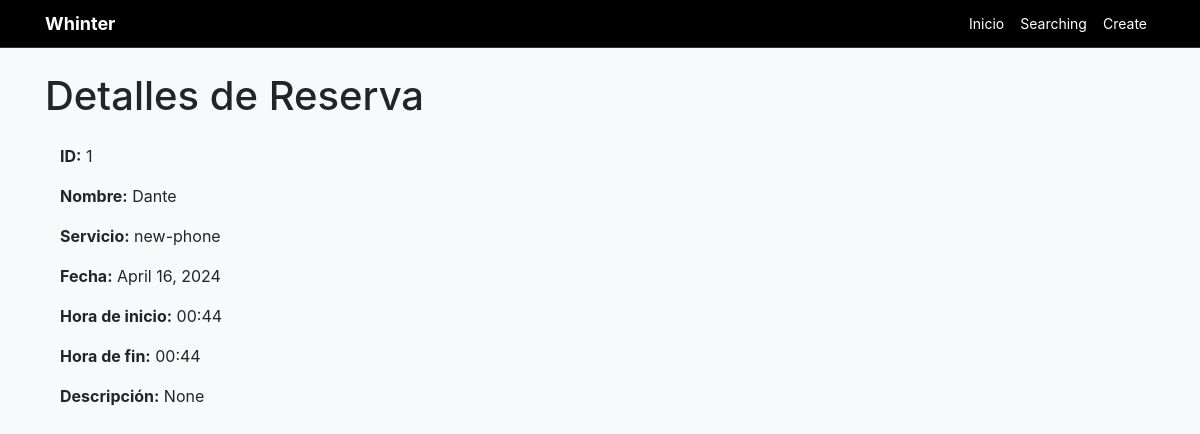
/whinter/detail/1, run on the app's committed database.
### whinter/models.py (models this page shows, shortened)
class Booking(models.Model):
    name = models.CharField(max_length=100)
    service = models.CharField(max_length=100)
    fecha = models.DateField(default=timezone.now)
    hora_inicio = models.DateTimeField(default=timezone.now)
    hora_fin = models.DateTimeField(default=timezone.now)
    descripcion = models.TextField(blank=True, null=True)

### whinter/views.py (the view)
# urls.py: path('detail/<booking_id>', detail),
def detail(request, booking_id):
    print("-" * 100)
    print("-" * 100)
    print(request.method)
    reserva = Booking.objects.get(id = booking_id)
    reserva = {
        'reserva' : reserva
    }
    return render(request, 'detail.html', reserva)

### whinter/templates/detail.html (shortened to what this page needs)
<!DOCTYPE html>
<html lang="en">
<head>
    <link href="https://stackpath.bootstrapcdn.com/bootstrap/4.5.2/css/bootstrap.min.css" rel="stylesheet">
</head>
<body>
    <nav class="navbar navbar-expand-lg navbar-dark">
        <div class="container">
            <a class="navbar-brand" href="/">Whinter</a>
            <div class="collapse navbar-collapse" id="navbarSupportedContent">
                <ul class="navbar-nav ml-auto">
                    <li class="nav-item">
                        <a class="nav-link" href="/whinter">Inicio</a>
                    </li>
                    <li class="nav-item">
                        <a class="nav-link" href="/whinter/searching-form">Searching</a>
                    </li>
                    <li class="nav-item">
                        <a class="nav-link" href="/whinter/create/{{ reserva.name}}/{{ reserva.service }}">Create</a>
                    </li>
                </ul>
            </div>
        </div>
    </nav>
    <div class="container mt-4">
        <h1 class="mb-4">Detalles de Reserva</h1>
        <div class="container">
            <div class="booking-details">
                <p><strong>ID:</strong> {{ reserva.id }}</p>
                <p><strong>Nombre:</strong> {{ reserva.name }}</p>
                <p><strong>Servicio:</strong> {{ reserva.service }}</p>
                <p><strong>Fecha:</strong> {{ reserva.fecha }}</p>
                <p><strong>Hora de inicio:</strong> {{ reserva.hora_inicio | date:"H:i" }}</p>
                <p><strong>Hora de fin:</strong> {{ reserva.hora_fin | date:"H:i" }}</p>
                <p><strong>Descripción:</strong> {{ reserva.descripcion }}</p>
            </div>
        </div>
    </div>
</body>
</html>

### whinter/templates/detail.html (style rules this page uses)
body { font-family: -apple-system, BlinkMacSystemFont, 'Segoe UI', Roboto, 'Helvetica Neue', Arial, sans-serif; background-color: #f8f9fa; }
.navbar { background-color: #000; border-bottom: 0.5px solid rgba(255, 255, 255, 0.2); padding: 5px 0; }
.navbar-brand { color: #fff; font-size: 18px; font-weight: bold; padding-right: 20px; }
.navbar-nav .nav-link { color: #fff !important; font-size: 14px; padding: 5px 10px; }

### data on the page
Booking: id "1", name "Dante", service "new-phone", fecha "April 16, 2024", hora_inicio "00:44", hora_fin "00:44", descripcion "None"
